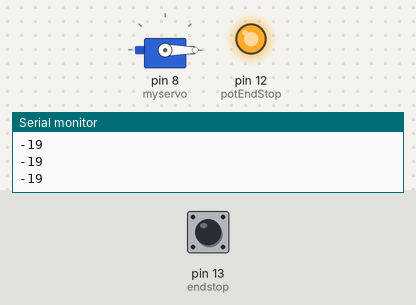
Simulated run of this sketch. Board: Arduino Uno, built with avr-gcc and run on an emulated ATmega328P. Shown: servo, output pins drawn as LEDs (lit = HIGH), the last lines printed to the serial monitor. The test bench sets the inputs (shaded band); at power-on: pin 13 (endstop) LOW.

Above: at 1.2 s.
1.3 s: pin 13 (endstop) pulled HIGH for 0.15 s
At 2.3 s:
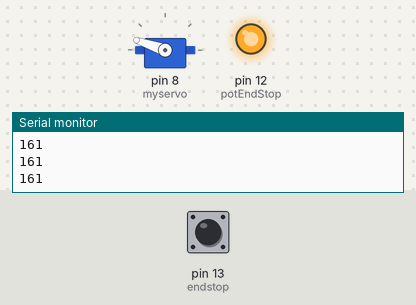
2.9 s: pin 13 (endstop) pulled HIGH for 1 s
At 5.0 s:
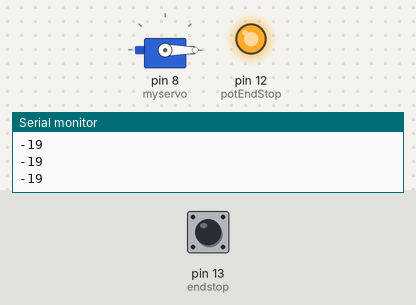
5.4 s: pin 13 (endstop) pulled HIGH for 3.2 s
At 9.1 s:
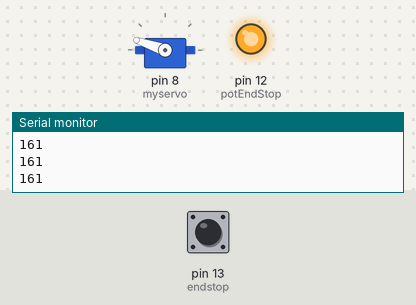
10.1 s: pin 13 (endstop) driven HIGH
13.1 s: pin 13 (endstop) pulsed LOW 5 times (0.12 s each, 0.3 s apart)
At 13.29 s:
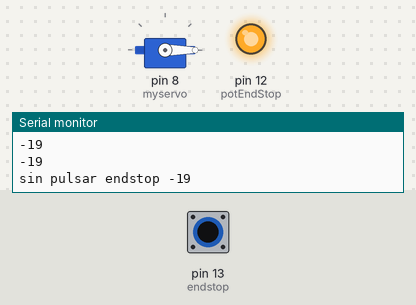
Timing chart, 0 to 16.1 s (numbered marks = the images above; inputs shaded):
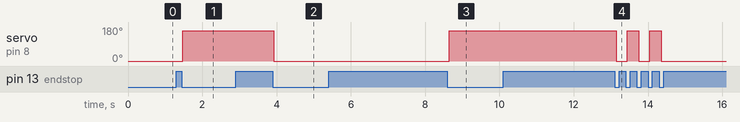

The sketch:

servo_ida_y_vuelta.ino
```cpp
#include <Servo.h>

Servo myservo;  // Cremos el objeto de servo
const int speed0 = 71; // valor en el que el servo se mantiene quieto (es posible que haga falta variarlo un poco)
const int speedIda = speed0+90;
const int speedVuelta = speed0-90;
int i; // iterador
int potEndStop = 12;
int endstop = 13 ; // logica inversa en el endstop 0=pulsado, 1=no pulsado
int buttonState = 0;
int vel;
boolean ida ;
boolean repetido;
void setup()
{
  Serial.begin(9600);
  pinMode(potEndStop, OUTPUT);
  digitalWrite(potEndStop, HIGH);
  myservo.attach(8);  // attaches the servo on pin 9 to the servo object
  pinMode(endstop, INPUT);
  vel = speedIda;
  ida = true;
  repetido = false;
}


void loop()
{
 buttonState = digitalRead(endstop);
  if (digitalRead(endstop) == HIGH) {
      Serial.print("sin pulsar endstop " );
      Serial.println(vel);
      repetido = false;
      myservo.write(vel);
       }

  else {

   if (ida == true && repetido == false) {
     Serial.print("pulsado, vuelvo " );
     vel = speedVuelta;
       ida = false;
       repetido = true;
       Serial.println(vel);
       //delay (50);
     }
   if (ida == false && repetido == false ) {
       Serial.print("pulsado, voy " );
       vel = speedIda;
       ida = true;
       repetido = true;
       Serial.println(vel);
     //  delay (50);
     }
   if (repetido == true) {Serial.println(vel);
       myservo.write(vel);
     };

     }
}
//speed0-10);}
   /* for(i = 0; i < 90; i++) // vamos desde velocidad 0 hasta velocidad 90 (maximo)
  {
    myservo.write(speed0 + i);
    delay(15);
  }

  myservo.write(speed0);
  delay(1000);

  // sentido contrario
  for(int i = 0; i < 90; i++) // vamos desde velocidad 0 hasta velocidad 90 (maximo)
  {
    myservo.write(speed0 - i);
    delay(15);
  } */
// }

  //delay(1000);
```

Measured:
- after the input at 1.3 s, servo on pin 8 (myservo): 0° → 161° after 0.18 s
- after the input at 2.9 s, servo on pin 8 (myservo): 161° → 0° after 1.0 s
- after the input at 5.4 s, servo on pin 8 (myservo): 0° → 161° after 3.2 s
- after the input at 13.1 s, servo on pin 8 (myservo): alternates 161° for 0.30 s and 0° for 0.30 s, 5 changes in all, then stays 0°, starting after 0.05 s
